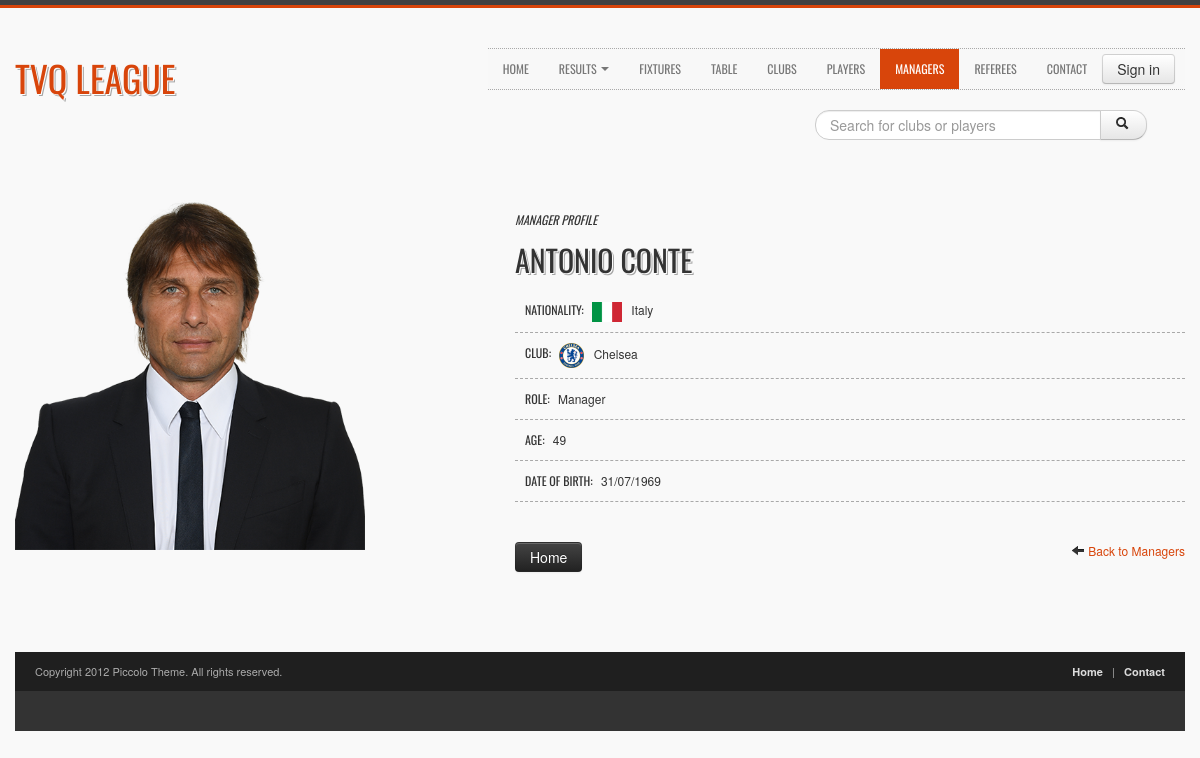
Screenshot of /tvqLeague/manager_profile.php?&id=AC with the database file from the repository.
### tables this page shows
CREATE TABLE `bhl` (
  `STT` int(11) DEFAULT NULL,
  `MSHL` varchar(20) NOT NULL,
  `MSCLB` varchar(20) NOT NULL,
  `TENHL` varchar(100) DEFAULT NULL,
  `NGAYSINH` date DEFAULT NULL,
  `GIOITINH` varchar(20) DEFAULT NULL,
  `VAITRO` varchar(100) DEFAULT NULL,
  `QUOCTICH` varchar(50) DEFAULT NULL,
  `HINHANH` varchar(50) NOT NULL,
  `GHICHU` varchar(250) DEFAULT NULL
);

CREATE TABLE `quoctich` (
  `QUOCTICH` varchar(50) NOT NULL,
  `FLAG` varchar(50) NOT NULL,
  `GHICHU` varchar(250) NOT NULL
);

CREATE TABLE `clb` (
  `STT` int(11) DEFAULT NULL,
  `MSCLB` varchar(20) NOT NULL,
  `TENCLB` varchar(100) NOT NULL,
  `LOGO` text NOT NULL,
  `TRUSO` varchar(250) DEFAULT NULL,
  `DIENTHOAI` varchar(20) DEFAULT NULL,
  `MSSVD` varchar(20) DEFAULT NULL,
  `NHATAITRO` varchar(100) DEFAULT NULL,
  `NAMTHANHLAP` int(11) DEFAULT NULL,
  `MAUAO` varchar(20) DEFAULT NULL,
  `WEBSITE` varchar(100) DEFAULT NULL,
  `TENHLV` varchar(100) DEFAULT NULL,
  `GHICHU` varchar(250) DEFAULT NULL
);

### tvqLeague/manager_profile.php (the view, shortened to what this page needs)
<!DOCTYPE html>
<html xmlns="http://www.w3.org/1999/xhtml">
<head>
<link rel="stylesheet" href="css/bootstrap.css">
<link rel="stylesheet" href="css/bootstrap-responsive.css">
<link rel="stylesheet" href="css/prettyPhoto.css" />
<link rel="stylesheet" href="css/flexslider.css" />
<link rel="stylesheet" href="css/custom-styles.css">
</head>
<body class="home">
	<div class="color-bar-1"></div>
    <div class="color-bar-2 color-bg"></div>
    <div class="container">
      <div class="row header">
        <div class="span4 logo">
        	<a href="index.php"><h1>TVQ League</h1></a>
        </div>
        <div class="span8 navigation">
            <div class="navbar hidden-phone">
            <ul class="nav">
            <li>
                <a href="index.php">Home</a>
            </li>
            <li class="dropdown">
                <a class="dropdown-toggle" data-toggle="dropdown" href="#">Results <b class="caret"></b></a>
            </li>
           <li><a href="#">Fixtures</a></li>
           <li><a href="#">Table</a></li>
            <li><a href="club.php">Clubs</a></li>
            <li><a href="player.php">Players</a></li>
            <li class="active"><a href="all_manager.php">Managers</a></li>
            <li><a href="referee.php">Referees</a></li>
             <li><a href="#">Contact</a></li>
            <li><button class="btn" type="button">Sign in</button></li>
            </ul>
            </div>
        </div>
            <div class="span8">
            </div>
                <div class="span4">
            <form class="form-search">
            <div class="input-append">
                <input type="text" class="span3 search-query" placeholder="Search for clubs or players">
                <button type="submit" class="btn"><i class="icon-search"></i></button>
            </form>
        </div>
        </div>
      </div>
          <div class="row">
            <?php
                $sql_manager = "SELECT bhl.*, quoctich.*, clb.* , YEAR(CURRENT_DATE)-YEAR(bhl.NGAYSINH) AS tuoi, DATE_FORMAT(bhl.NGAYSINH, '%d/%m/%Y') AS birth
                FROM bhl, quoctich, clb
                WHERE bhl.MSHL = '$_GET[id]'
                AND bhl.QUOCTICH = quoctich.QUOCTICH
                AND bhl.MSCLB = clb.MSCLB";
                $query = mysql_query($sql_manager);
            ?>
        <div class="span12 gallery-single">
            <div class="row">
                <?php
                    $hlv = mysql_fetch_array($query);
                ?>
                <div class="span5">
                    <img src="img/manager/<?php echo $hlv['HINHANH'] ?>"  alt="Manager" width="350px" height="350px">
                </div>
                <div class="span7">
                    <h6><i>Manager Profile</i></h6>
                    <h2><?php echo $hlv['TENHL'] ?></h2>
                    <ul class="project-info">
                        <li><h6>Nationality:</h6> <img src="img/nationality/<?php echo $hlv['FLAG'] ?>" width="30px" height="20px">&ensp; <?php echo $hlv['QUOCTICH'] ?></li>
                        <li><h6>Club:</h6> <img src="img/bigLogo/<?php echo $hlv['LOGO'] ?>" width="25px" height="25px" > &ensp;<?php echo $hlv['TENCLB'] ?></li>
                        <li><h6>Role:</h6> <?php echo $hlv['VAITRO'] ?></li>
                        <li><h6>Age:</h6> <?php echo $hlv['tuoi'] ?></li>
                        <li><h6>Date of birth:</h6> <?php echo $hlv['birth'] ?></li>
                    </ul>
                    <a href="index.php"><button class="btn btn-inverse pull-left" type="button">Home</button></a>
                    <a href="all_manager.php" class="pull-right"><i class="icon-arrow-left"></i>Back to Managers</a>
                </div>
            </div>
        </div>
    </div>
    <div class="footer-container">
        <div class="container">
            <div class="row">
                <div class="span12 footer-col footer-sub">
                    <div class="row no-margin">
                        <div class="span6"><span class="left">Copyright 2012 Piccolo Theme. All rights reserved.</span></div>
                        <div class="span6">
                            <span class="right">
                            <a href="#">Home</a>&nbsp;&nbsp;&nbsp;|&nbsp;&nbsp;&nbsp;<a href="#">Contact</a>
                            </span>
                        </div>
                    </div>
                </div>
            </div>
        </div>
    </div>
</body>
</html>

### tvqLeague/css/custom-styles.css (style rules this page uses)
html, body { font-size:12px; line-height:18px; height: 100%; }
body { background: #f9f9f9 url(../img/page-bg-1.jpg); }
h1, h2, h3, h4 , h5, h6 { font-family: "Oswald", sans-serif; font-weight: normal; text-transform:uppercase; }
h1, h2, h3, h4, h5 { text-shadow: 1px 1px 0 #fdfdfd, 2px 2px 0 rgba(81, 81, 81, 0.5), 0 0 1px #fdfdfd; }
a, a:hover { color:#d8450b; }
i { margin-right: 3px; }
.logo { margin-top:40px; }
.navigation { margin-top:40px; }
.navigation .navbar { float:right; background:#f8f8f8; border-bottom: 1px dotted #a9a9a9; border-top: 1px dotted #a9a9a9; }
.navbar .nav > li > a { font-family: "Oswald", sans-serif; font-weight: normal; text-shadow: none; text-transform:uppercase; font-size:12px; padding: 10px 15px 10px; }
.navbar .nav > .active > a, .navbar .nav > .active > a:hover, .navbar .nav > .active > a:focus { color:#FFF; background-color:#d8450b; -webkit-box-shadow: none; -moz-box-shadow: none; box-shadow: none; }
.project-info { margin: 0px 0px 40px 0px; }
.project-info li { list-style: none; border-bottom: 1px dashed #a9a9a9;; padding: 10px; }
.project-info li h6 { display: inline; margin-right: 5px; }
.footer-container { width:100%; background:#333; clear: both; position: relative; z-index: 10; }
.footer-col { color:#ababab; font-size: 11px; }
.footer-col a { color:#dcdcdc; font-weight: bold; }
.footer-sub { background: #1f1f1f; padding: 10px 0px; }
.footer-sub div div span { padding: 0px 20px; }
.row { margin-bottom:40px; }
.no-margin { margin-bottom:0px; }
.left { float: left; }
.right { float: right; }
.color-bg { background:#d8450b; }
.color-bar-1, .color-bar-2 { width:100% }
.color-bar-1 { background:#414141; height:5px; }
.color-bar-2 { height:3px; }

### rows the page displays
bhl: HINHANH (picture), TENHL "ANTONIO CONTE", QUOCTICH.FLAG (picture), QUOCTICH.QUOCTICH "Italy", MSCLB.LOGO (picture), MSCLB.TENCLB "Chelsea", VAITRO "Manager"

### other values shown
$hlv['tuoi'] "49"
$hlv['birth'] "31/07/1969"
